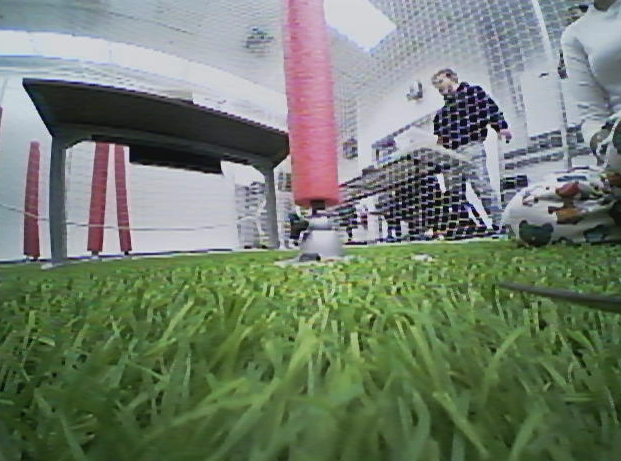
#> input picture ss.png, 1242 x 922 px, given in place of the camera (shown at 1/2 size)
$ jupyter execute --allow-errors sample-crazyflie.ipynb   (text cells are left out)
#> lines starting #> are read from the running program, lines starting #| are printed output that depends on the picture; after the words box and inside, x2 and y2 are one past the last pixel; in counts of white or black regions, pixels touching at a corner belong together
[cell 1]
# Code adapted from: https://github.com/bitcraze/crazyflie-lib-python/blob/master/examples/autonomousSequence.py

import time
import numpy as np
import cv2
import matplotlib.pyplot as plt

# CrazyFlie imports:

import cflib.crtp
from cflib.crazyflie import Crazyflie
from cflib.crazyflie.log import LogConfig
from cflib.crazyflie.syncCrazyflie import SyncCrazyflie
from cflib.crazyflie.syncLogger import SyncLogger
from cflib.positioning.position_hl_commander import PositionHlCommander

[cell 2]
group_number = 18

# Possibly try 0, 1, 2 ...
camera = 1

[cell 3]
cap = cv2.VideoCapture(camera)

while(True):
    # Capture frame-by-frame
    ret, frame = cap.read()
#> frame is the input picture: shape (922, 1242, 3); mean B, G, R 109.1, 126.3, 113.9

    # These define the upper and lower HSV for the red obstacles.
    # Note that the red color wraps around 180, so there are two intervals.
    # Tuning of these values will vary depending on the camera.
    ''' red bounds:
    lb1 = (150, 25, 130)
    ub1 = (180, 150, 240)
    lb2 = (0, 25, 130)
    ub2 = (20, 150, 240)
    '''
    lb1 = (100, 25, 130)
    ub1 = (130, 150, 240)
    lb2 = (110, 25, 130)  # Adjust these if a second range is needed
    ub2 = (140, 150, 240)

    # Perform contour detection on the input frame.
    hsv1 = cv2.cvtColor(frame, cv2.COLOR_BGR2HSV)
#> hsv1: shape (922, 1242, 3); mean H, S, V 81.1, 73.6, 133.5
    hsv2 = cv2.cvtColor(frame, cv2.COLOR_BGR2HSV)

    # Compute mask of red obstacles in either color range.
    mask1 = cv2.inRange(hsv1, lb1, ub1)
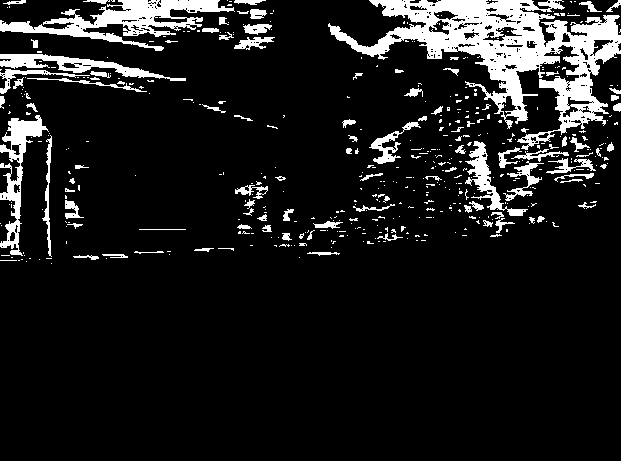
#> mask1: shape (922, 1242) (shown at 1/2 size); 11.1% white; 478 white regions (261 under 20 px), largest, box (x1, y1, x2, y2) and area: (656, 0, 1242, 300) 56512, (0, 0, 470, 102) 16324, (0, 230, 98, 512) 7700
    mask2 = cv2.inRange(hsv2, lb2, ub2)
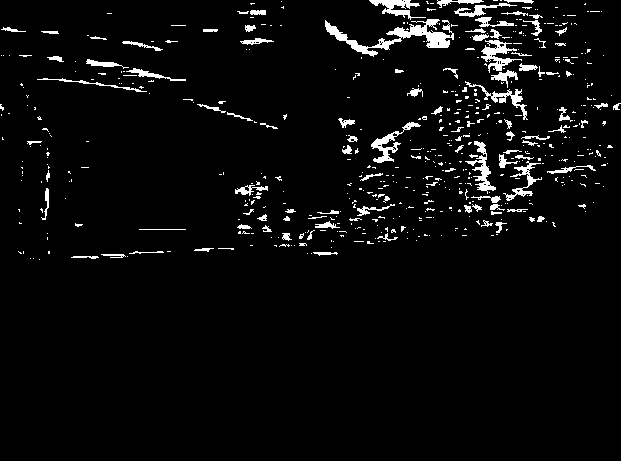
#> mask2: shape (922, 1242) (shown at 1/2 size); 4.1% white; 567 white regions (299 under 20 px), largest, box (x1, y1, x2, y2) and area: (650, 38, 908, 114) 5508, (962, 80, 1044, 146) 2028, (742, 244, 842, 326) 1924
    # Combine the masks.
    mask = cv2.bitwise_or(mask1, mask2)
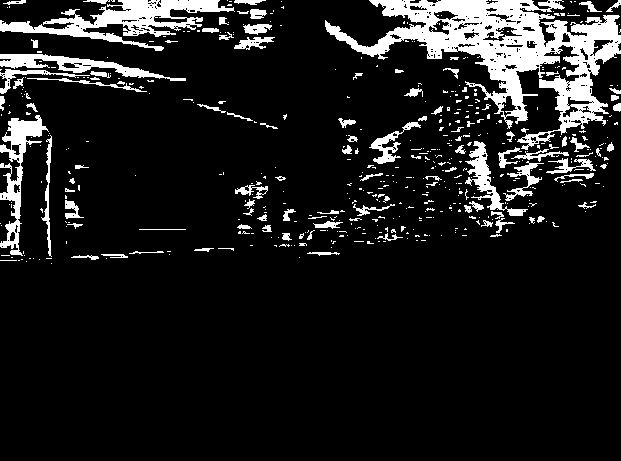
#> mask: shape (922, 1242) (shown at 1/2 size); 11.3% white; 516 white regions (282 under 20 px), largest, box (x1, y1, x2, y2) and area: (650, 0, 1242, 300) 56720, (0, 0, 470, 102) 16324, (0, 230, 98, 512) 7800

    # Compute
    #cv2.imshow('mask', mask)
    cv2.imshow('frame', frame)

    # Hit q to quit.
    if cv2.waitKey(1) & 0xFF == ord('q'):
#> (key q is pressed here)
        break

# Release the capture
cap.release()
cv2.destroyAllWindows()

[cell 4]
# HELPER FUNCTIONS
# FROM LAB 8

# returns center of image object
# [5 lines left out: function detection_center, not called in this run]

def norm(vec):
    """Computes the length of the 2D vector"""
    return np.sqrt(vec[0]**2 + vec[1]**2)

# retruns image closest to the center of the frame
# [144 lines left out: functions closest_detection, find_greatest_contour, check_contours, position_estimate, set_PID_controller, ascend_and_hover and 1 more, not called in this run]

[cell 5]
# CONTROLLER

# Follow the setpoint sequence trajectory:
# def adjust_position(cf, current_y):

#     print('Adjusting position')

#     steps_per_meter = int(10)
#     # Set the number here (the iterations of the for-loop) to the number of side steps.
#     # You may choose to tune the number and size of the steps.
#     for i in range(3):
#         current_y = current_y - 1.0/float(steps_per_meter)
#         position = [0, current_y, 0.5, 0.0]

#         print('Setting position {}'.format(position))
#         for i in range(10):
#             cf.commander.send_position_setpoint(position[0],
#                                                 position[1],
#                                                 position[2],
#                                                 position[3])
#             time.sleep(0.1)

#     cf.commander.send_stop_setpoint()
#     # Make sure that the last packet leaves before the link is closed.
#     # The message queue is not flushed before closing.
#     time.sleep(0.1)
#     return current_y

# Follow the setpoint sequence trajectory:
# [72 lines left out: function adjust_position, not called in this run]

[cell 6]
# Set the URI the Crazyflie will connect to
uri = f'radio://0/{group_number}/2M'

# Initialize all the CrazyFlie drivers:
cflib.crtp.init_drivers(enable_debug_driver=False)
#> (this line was passed over: cflib is not available in this run)
